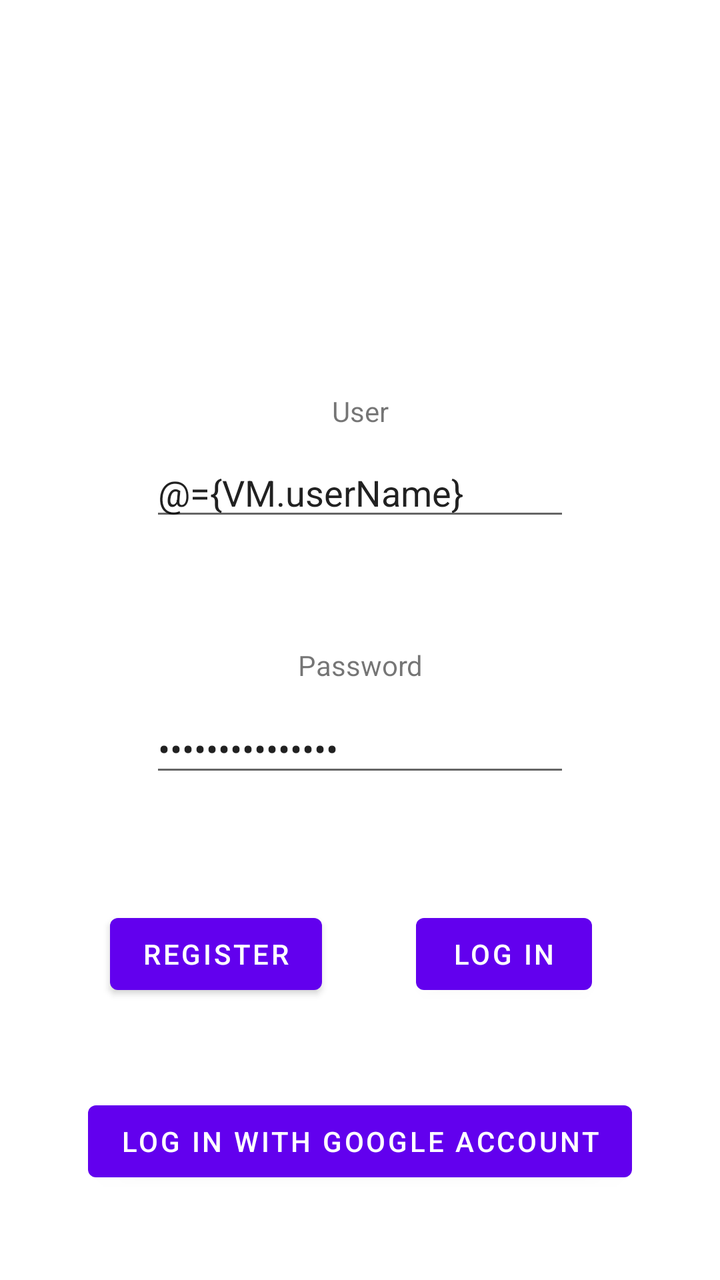
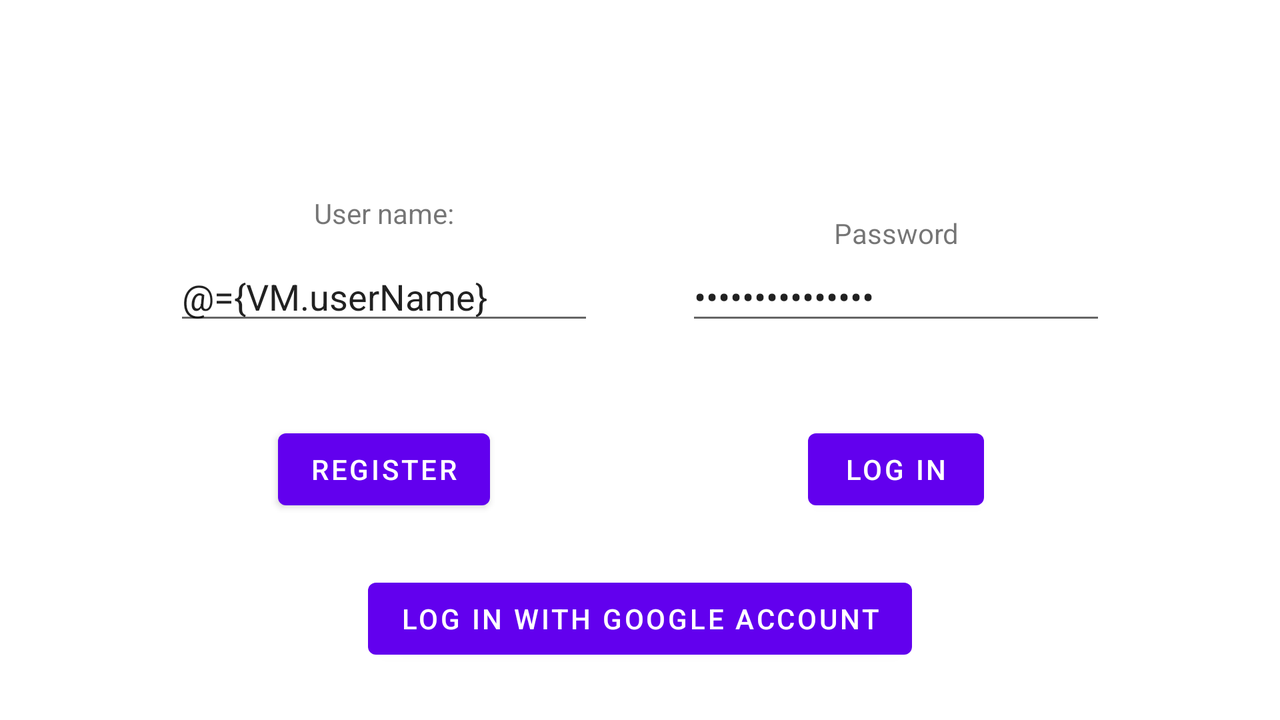

The same Android screen from two of the app's own layout files: first res/layout/ as a phone draws it, then the repository's variant for another configuration, drawn on a device whose configuration selects that folder. Both files follow.
<!-- AndroidManifest.xml: activity theme Theme.Appointments.NoActionBar -->
<!-- res/layout/activity_login.xml -->
<?xml version="1.0" encoding="utf-8"?>
<layout xmlns:android="http://schemas.android.com/apk/res/android"
    xmlns:app="http://schemas.android.com/apk/res-auto"
    xmlns:tools="http://schemas.android.com/tools">
    <data>
        <variable name="VM"
            type="com.utamas.appointments.viewmodel.LoginViewModel"/>

    </data>

    <androidx.constraintlayout.widget.ConstraintLayout
        android:layout_width="match_parent"
        android:layout_height="match_parent">


        <TextView
            android:id="@+id/textView2"
            android:layout_width="52dp"
            android:layout_height="18dp"
            android:layout_marginBottom="10dp"
            android:text="@string/user_name"
            android:textAlignment="center"
            app:layout_constraintBottom_toTopOf="@+id/editTextUserName"
            app:layout_constraintEnd_toStartOf="@+id/guideline3"
            app:layout_constraintStart_toStartOf="@+id/guideline2"
            app:layout_constraintTop_toTopOf="parent"
            app:layout_constraintVertical_bias="1.0" />

        <EditText
            android:id="@+id/editTextUserName"
            android:layout_width="wrap_content"
            android:layout_height="wrap_content"
            android:ems="10"
            android:text="@={VM.userName}"
            android:hint="@string/type_username_here"
            android:inputType="textPersonName"
            app:layout_constraintBottom_toBottomOf="parent"
            app:layout_constraintEnd_toStartOf="@+id/guideline3"
            app:layout_constraintStart_toStartOf="@+id/guideline2"
            app:layout_constraintTop_toTopOf="@+id/guideline5"
            app:layout_constraintVertical_bias="0.0" />

        <androidx.constraintlayout.widget.Guideline
            android:id="@+id/guideline2"
            android:layout_width="wrap_content"
            android:layout_height="wrap_content"
            android:orientation="vertical"
            app:layout_constraintGuide_percent="0.1" />

        <TextView
            android:id="@+id/textView"
            android:layout_width="wrap_content"
            android:layout_height="wrap_content"
            android:layout_marginBottom="10dp"
            android:text="@string/password"
            android:textAlignment="center"
            app:layout_constraintBottom_toTopOf="@+id/editTextPassword"
            app:layout_constraintEnd_toStartOf="@+id/guideline3"
            app:layout_constraintStart_toStartOf="@+id/guideline2"
            app:layout_constraintTop_toBottomOf="@+id/editTextUserName"
            app:layout_constraintVertical_bias="1.0" />

        <EditText
            android:id="@+id/editTextPassword"
            android:layout_width="wrap_content"
            android:layout_height="wrap_content"
            android:ems="10"
            android:text="@={VM.password}"
            android:hint="@string/type_password_here"
            android:inputType="textPassword"
            app:layout_constraintBottom_toBottomOf="parent"
            app:layout_constraintEnd_toStartOf="@+id/guideline3"
            app:layout_constraintStart_toStartOf="@+id/guideline2"
            app:layout_constraintTop_toTopOf="@+id/guideline6"
            app:layout_constraintVertical_bias="0.0" />

        <Button
            android:id="@+id/loginButton"
            android:layout_width="wrap_content"
            android:layout_height="wrap_content"
            android:text="@string/log_in"
            android:onClick="login"
            app:layout_constraintBottom_toBottomOf="@+id/registerButton"
            app:layout_constraintEnd_toStartOf="@+id/guideline3"
            app:layout_constraintStart_toStartOf="@+id/guideline4"
            app:layout_constraintTop_toTopOf="@+id/registerButton" />

        <Button
            android:id="@+id/registerButton"
            android:layout_width="wrap_content"
            android:layout_height="wrap_content"
            android:onClick="navigateToRegister"
            android:text="@string/register"
            app:layout_constraintBottom_toBottomOf="parent"
            app:layout_constraintEnd_toStartOf="@+id/guideline4"
            app:layout_constraintStart_toStartOf="@+id/guideline2"
            app:layout_constraintTop_toBottomOf="@+id/editTextPassword"
            app:layout_constraintVertical_bias="0.3" />

        <androidx.constraintlayout.widget.Guideline
            android:id="@+id/guideline3"
            android:layout_width="wrap_content"
            android:layout_height="wrap_content"
            android:orientation="vertical"
            app:layout_constraintGuide_percent="0.9" />

        <androidx.constraintlayout.widget.Guideline
            android:id="@+id/guideline4"
            android:layout_width="wrap_content"
            android:layout_height="wrap_content"
            android:orientation="vertical"
            app:layout_constraintGuide_percent=".5" />

        <Button
            android:id="@+id/button3"
            android:layout_width="wrap_content"
            android:layout_height="wrap_content"
            android:onClick="loginWithGoogle"
            android:text="@string/log_in_with_google_account"
            app:layout_constraintBottom_toBottomOf="parent"
            app:layout_constraintEnd_toStartOf="@+id/guideline3"
            app:layout_constraintStart_toStartOf="@+id/guideline2"
            app:layout_constraintTop_toBottomOf="@+id/registerButton" />

        <androidx.constraintlayout.widget.Guideline
            android:id="@+id/guideline5"
            android:layout_width="wrap_content"
            android:layout_height="wrap_content"
            android:orientation="horizontal"
            app:layout_constraintGuide_percent=".35" />

        <androidx.constraintlayout.widget.Guideline
            android:id="@+id/guideline6"
            android:layout_width="wrap_content"
            android:layout_height="wrap_content"
            android:orientation="horizontal"
            app:layout_constraintGuide_percent=".55" />

        <ImageView
            android:id="@+id/imageTextView"
            android:layout_width="229dp"
            android:layout_height="185dp"
            app:layout_constraintBottom_toTopOf="@+id/textView2"
            app:layout_constraintEnd_toStartOf="@+id/guideline3"
            app:layout_constraintStart_toStartOf="@+id/guideline2"
            app:layout_constraintTop_toTopOf="parent"
            app:srcCompat="@mipmap/calendar" />
    </androidx.constraintlayout.widget.ConstraintLayout>
</layout>
<!-- resources referenced by this layout -->
<resources>
  <string name="log_in">Log in</string>
  <string name="log_in_with_google_account">Log in with google account</string>
  <string name="password">Password</string>
  <string name="register">Register</string>
  <string name="type_password_here">Type password here</string>
  <string name="type_username_here">Type username here</string>
  <string name="user_name">User name:</string>
  <style name="Theme.Appointments.NoActionBar">
          <item name="windowActionBar">false</item>
          <item name="windowNoTitle">true</item>
      </style>
</resources>
<!-- res/layout-land/activity_login.xml (the repository's variant of the layout above) -->
<!-- drawn on the phone turned sideways -->
<?xml version="1.0" encoding="utf-8"?>
<layout xmlns:android="http://schemas.android.com/apk/res/android"
    xmlns:app="http://schemas.android.com/apk/res-auto"
    xmlns:tools="http://schemas.android.com/tools">

    <data>

        <variable
            name="VM"
            type="com.utamas.appointments.viewmodel.LoginViewModel" />

    </data>

    <androidx.constraintlayout.widget.ConstraintLayout
        android:layout_width="match_parent"
        android:layout_height="match_parent">

        <ImageView
            android:id="@+id/imageTextView"
            android:layout_width="@dimen/icon_login_landscape_width"
            android:layout_height="@dimen/icon_login_landscape_height"
            app:layout_constraintBottom_toTopOf="@+id/textView2"
            app:layout_constraintEnd_toStartOf="@+id/guideline3"
            app:layout_constraintStart_toStartOf="@+id/guideline2"
            app:layout_constraintTop_toTopOf="parent"
            app:srcCompat="@mipmap/calendar" />

        <TextView
            android:id="@+id/textView2"
            android:layout_width="wrap_content"
            android:layout_height="wrap_content"
            android:layout_marginBottom="@dimen/login_labels"

            android:text="@string/user_name"
            android:textAlignment="center"
            app:layout_constraintBottom_toTopOf="@+id/editTextUserName"
            app:layout_constraintEnd_toStartOf="@+id/guideline4"
            app:layout_constraintStart_toStartOf="@+id/guideline2" />

        <EditText
            android:id="@+id/editTextUserName"
            android:layout_width="wrap_content"
            android:layout_height="wrap_content"
            android:ems="10"
            android:hint="@string/type_username_here"
            android:inputType="textPersonName"
            android:text="@={VM.userName}"
            app:layout_constraintBottom_toBottomOf="parent"
            app:layout_constraintEnd_toStartOf="@+id/guideline4"
            app:layout_constraintStart_toStartOf="@+id/guideline2"
            app:layout_constraintTop_toTopOf="@+id/guideline5"
            app:layout_constraintVertical_bias="0.0" />

        <TextView
            android:id="@+id/textView"
            android:layout_width="wrap_content"
            android:layout_height="wrap_content"

            android:text="@string/password"
            android:textAlignment="center"
            app:layout_constraintBottom_toTopOf="@+id/guideline5"
            app:layout_constraintEnd_toStartOf="@+id/guideline3"
            app:layout_constraintStart_toStartOf="@+id/guideline4" />


        <EditText
            android:id="@+id/editTextPassword"
            android:layout_width="wrap_content"
            android:layout_height="wrap_content"
            android:ems="10"
            android:hint="@string/type_password_here"
            android:inputType="textPassword"
            android:text="@={VM.password}"
            app:layout_constraintEnd_toStartOf="@+id/guideline3"
            app:layout_constraintStart_toStartOf="@+id/guideline4"
            app:layout_constraintTop_toTopOf="@+id/guideline5" />

        <Button
            android:id="@+id/registerButton"
            android:layout_width="wrap_content"
            android:layout_height="wrap_content"
            android:onClick="navigateToRegister"
            android:text="@string/register"
            app:layout_constraintBottom_toBottomOf="parent"
            app:layout_constraintEnd_toStartOf="@+id/guideline4"
            app:layout_constraintStart_toStartOf="@+id/guideline2"
            app:layout_constraintTop_toBottomOf="@+id/editTextPassword"
            app:layout_constraintVertical_bias="0.3" />


        <Button
            android:id="@+id/loginButton"
            android:layout_width="wrap_content"
            android:layout_height="wrap_content"
            android:onClick="login"
            android:text="@string/log_in"
            app:layout_constraintBottom_toBottomOf="@+id/registerButton"
            app:layout_constraintEnd_toStartOf="@+id/guideline3"
            app:layout_constraintStart_toStartOf="@+id/guideline4"
            app:layout_constraintTop_toTopOf="@+id/registerButton" />

        <Button
            android:id="@+id/button3"
            android:layout_width="wrap_content"
            android:layout_height="wrap_content"
            android:onClick="loginWithGoogle"
            android:text="@string/log_in_with_google_account"
            app:layout_constraintBottom_toBottomOf="parent"
            app:layout_constraintEnd_toStartOf="@+id/guideline3"
            app:layout_constraintStart_toStartOf="@+id/guideline2"
            app:layout_constraintTop_toBottomOf="@+id/registerButton" />

        <androidx.constraintlayout.widget.Guideline
            android:id="@+id/guideline2"
            android:layout_width="wrap_content"
            android:layout_height="wrap_content"
            android:orientation="vertical"
            app:layout_constraintGuide_percent="0.1" />

        <androidx.constraintlayout.widget.Guideline
            android:id="@+id/guideline5"
            android:layout_width="wrap_content"
            android:layout_height="wrap_content"
            android:orientation="horizontal"
            app:layout_constraintGuide_percent=".35" />

        <androidx.constraintlayout.widget.Guideline
            android:id="@+id/guideline4"
            android:layout_width="wrap_content"
            android:layout_height="wrap_content"
            android:orientation="vertical"
            app:layout_constraintGuide_percent=".5" />

        <androidx.constraintlayout.widget.Guideline
            android:id="@+id/guideline6"
            android:layout_width="wrap_content"
            android:layout_height="wrap_content"
            android:orientation="horizontal"
            app:layout_constraintGuide_percent=".55" />

        <androidx.constraintlayout.widget.Guideline
            android:id="@+id/guideline3"
            android:layout_width="wrap_content"
            android:layout_height="wrap_content"
            android:orientation="vertical"
            app:layout_constraintGuide_percent="0.9" />


    </androidx.constraintlayout.widget.ConstraintLayout>
</layout>
<!-- resources referenced by the variant -->
<!-- as the phone turned sideways resolves them -->
<resources>
  <dimen name="icon_login_landscape_height">95dp</dimen>
  <dimen name="icon_login_landscape_width">115dp</dimen>
  <dimen name="login_labels">10dp</dimen>
  <string name="log_in">Log in</string>
  <string name="log_in_with_google_account">Log in with google account</string>
  <string name="password">Password</string>
  <string name="register">Register</string>
  <string name="type_password_here">Type password here</string>
  <string name="type_username_here">Type username here</string>
  <string name="user_name">User name:</string>
  <style name="Theme.Appointments.NoActionBar">
          <item name="windowActionBar">false</item>
          <item name="windowNoTitle">true</item>
      </style>
</resources>
